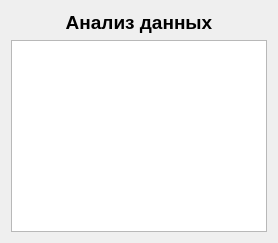
         <widget class="QWidget" name="pageAnalyse">
          <property name="sizePolicy">
           <sizepolicy hsizetype="Preferred" vsizetype="Preferred">
            <horstretch>0</horstretch>
            <verstretch>0</verstretch>
           </sizepolicy>
          </property>
          <layout class="QVBoxLayout" name="verticalLayout_14">
           <property name="bottomMargin">
            <number>11</number>
           </property>
           <item>
            <widget class="QWidget" name="pageAnalyseHeader" native="true">
             <layout class="QVBoxLayout" name="verticalLayout_15">
              <property name="spacing">
               <number>0</number>
              </property>
              <property name="leftMargin">
               <number>0</number>
              </property>
              <property name="topMargin">
               <number>0</number>
              </property>
              <property name="rightMargin">
               <number>0</number>
              </property>
              <property name="bottomMargin">
               <number>0</number>
              </property>
              <item>
               <widget class="QLabel" name="pageAnalyseHeaderLable">
                <property name="font">
                 <font>
                  <pointsize>14</pointsize>
                  <weight>75</weight>
                  <bold>true</bold>
                  <underline>false</underline>
                  <strikeout>false</strikeout>
                  <kerning>true</kerning>
                 </font>
                </property>
                <property name="text">
                 <string>Анализ данных</string>
                </property>
                <property name="alignment">
                 <set>Qt::AlignCenter</set>
                </property>
               </widget>
              </item>
             </layout>
            </widget>
           </item>
           <item>
            <widget class="QWidget" name="pageAnalyseContainer" native="true">
             <property name="sizePolicy">
              <sizepolicy hsizetype="Preferred" vsizetype="Preferred">
               <horstretch>0</horstretch>
               <verstretch>0</verstretch>
              </sizepolicy>
             </property>
             <layout class="QHBoxLayout" name="horizontalLayout_12">
              <property name="spacing">
               <number>0</number>
              </property>
              <property name="leftMargin">
               <number>0</number>
              </property>
              <property name="topMargin">
               <number>0</number>
              </property>
              <property name="rightMargin">
               <number>0</number>
              </property>
              <property name="bottomMargin">
               <number>0</number>
              </property>
              <item>
               <widget class="QWidget" name="pageAnalyseSubContainer" native="true">
                <layout class="QVBoxLayout" name="verticalLayout_25">
                 <property name="spacing">
                  <number>11</number>
                 </property>
                 <property name="leftMargin">
                  <number>0</number>
                 </property>
                 <property name="topMargin">
                  <number>0</number>
                 </property>
                 <property name="rightMargin">
                  <number>0</number>
                 </property>
                 <property name="bottomMargin">
                  <number>0</number>
                 </property>
                 <item>
                  <widget class="QTableWidget" name="tableDatabase">
                   <property name="font">
                    <font>
                     <family>MS Shell Dlg 2</family>
                     <pointsize>11</pointsize>
                     <weight>50</weight>
                     <italic>false</italic>
                     <bold>false</bold>
                    </font>
                   </property>
                   <property name="styleSheet">
                    <string notr="true"/>
                   </property>
                  </widget>
                 </item>
                </layout>
               </widget>
              </item>
             </layout>
            </widget>
           </item>
          </layout>
         </widget>
